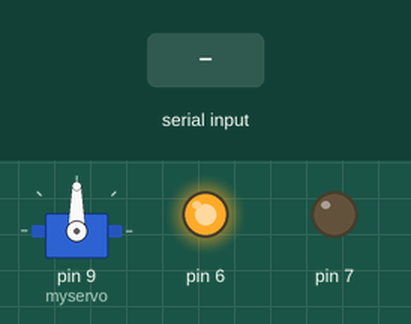
The sketch below on a simulated Arduino Uno, built with avr-gcc and run on an emulated ATmega328P. On the bench: servo, output pins drawn as LEDs (lit = HIGH). The test bench sets the inputs (shaded band).

Above: at 1.2 s.
1.3 s: "password" received over Serial
At 5.2 s:
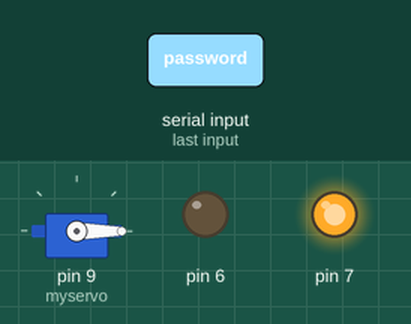
Timing chart, 0 to 9.5 s (numbered marks = the images above; inputs shaded):
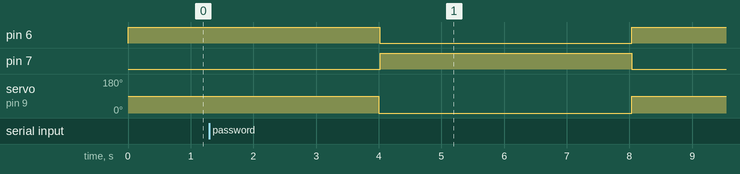

Measured:
- after the input at 1.3 s, pin 6: HIGH → LOW after 2.7 s, → HIGH 4.0 s later; pin 7: LOW → HIGH after 2.7 s, → LOW 4.0 s later

The sketch:

servoExercise5.ino
```cpp
#include <Servo.h>

Servo myservo;  // create servo object to control a servo

int potpin = 0;  // analog pin used to connect the potentiometer
int val=0;    // variable to read the value from the analog pin

void setup() {
  Serial.begin(9600);
  myservo.attach(9,500,2400);  // attaches the servo on pin 9 to the servo object
  pinMode(7,OUTPUT);
  pinMode(6,OUTPUT);
}

void loop() {
  digitalWrite(6,LOW);
  digitalWrite(7,LOW);
 String content = "";
char character;

while(Serial.available()) {
     character = Serial.read();
     content.concat(character);
}

if(content!="password"){
  myservo.write(90);
  digitalWrite(6,HIGH);
  digitalWrite(7,LOW);
  delay(4000);
  }if(content=="password"){
    digitalWrite(7,HIGH);
    digitalWrite(6,LOW);
    delay(4000);
    }               // sets the servo position according to the scaled value
  myservo.write(0);
  delay(20);                           // waits for the servo to get there
}
```
